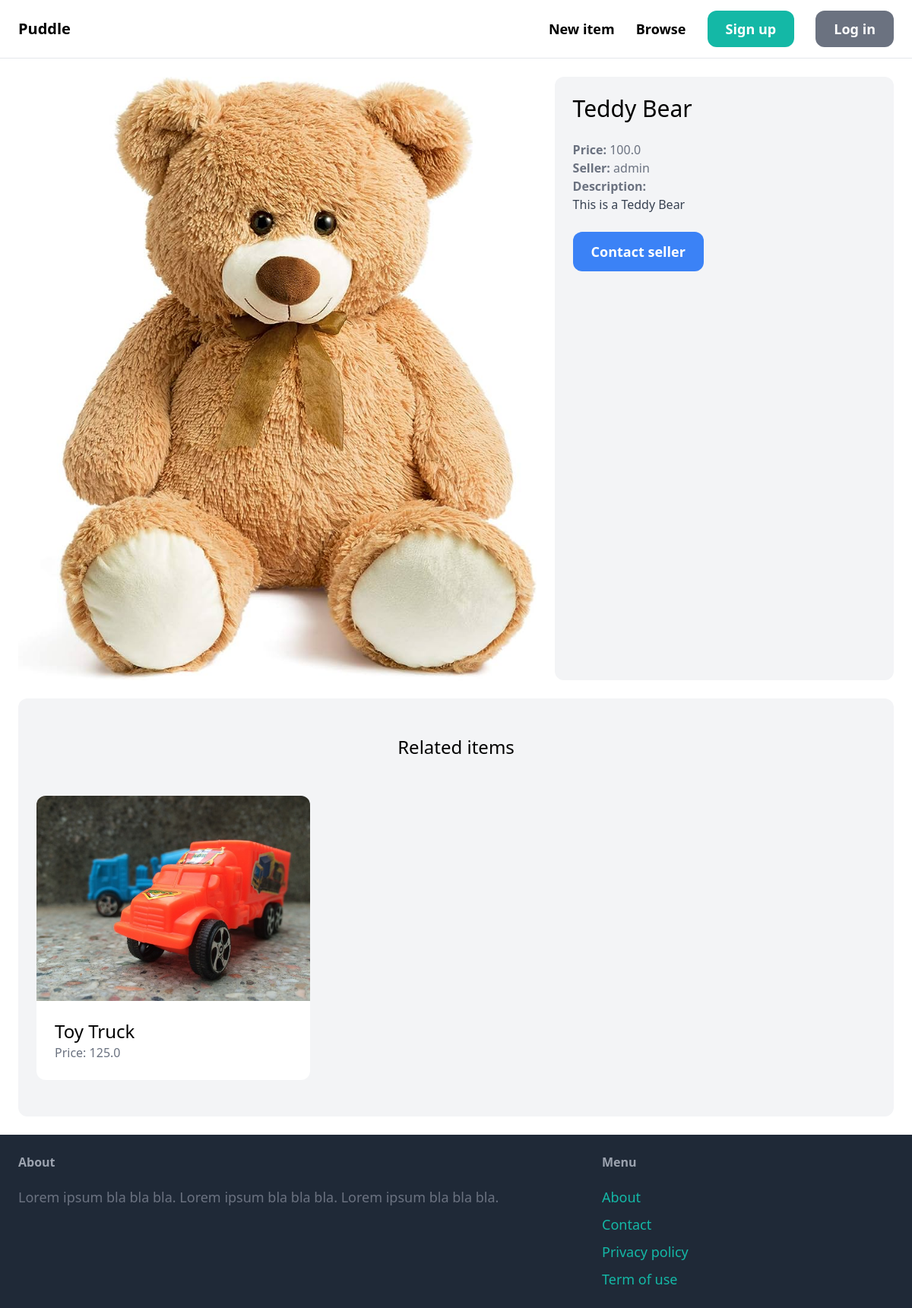
Page /items/1/ on the committed database.
### item/models.py (models this page shows, shortened)
class Item(models.Model):
    category = models.ForeignKey(Category, related_name='items', on_delete=models.CASCADE)
    name = models.CharField(max_length=255)
    description = models.TextField(blank=True, null=True)
    price = models.FloatField()
    image = models.ImageField(upload_to='item_images', blank=True, null=True)
    is_sold = models.BooleanField(default=False)
    created_by = models.ForeignKey(User, related_name='items', on_delete=models.CASCADE)
    created_at = models.DateTimeField(auto_now_add=True)

### item/views.py (the view)
# urls.py: path('<int:pk>/', views.detail, name='detail'),
def detail(request, pk):
    item = get_object_or_404(Item, pk=pk)
    related_items = Item.objects.filter(category=item.category, is_sold=False).exclude(pk=pk)[0:3]
    return render(request, 'item/detail.html', {
        'item': item,
        'related_items': related_items
    })

### item/templates/item/detail.html
{% extends 'core/base.html' %} {% block title %}{{ item.name }} {% endblock %}
{% block content %}
<div class="grid grid-cols-5 gap-6">
  <div class="col-span-3">
    <img src="{{ item.image.url }}" class="rounded-xl" />
  </div>
  <div class="col-span-2 p-6 bg-gray-100 rounded-xl">
    <h1 class="mb-6 text-3xl">{{ item.name }}</h1>
    <p class="text-gray-500"><strong>Price: </strong>{{ item.price }}</p>
    <p class="text-gray-500">
      <strong>Seller: </strong>{{ item.created_by.username }}
    </p>
    {% if item.description %}
    <p class="text-gray-700">
      <strong class="text-gray-500">Description:</strong><br />
      {{ item.description }}
    </p>
    {% endif %} {% if request.user == item.created_by %}
    <div class="mt-6 p-6 bg-white rounded-xl">
      <p>This is your item!</p>
      <a
      href="{% url 'item:edit' item.id %}"
      class="inline-block mt-6 px-6 py-3 text-lg font-semibold bg-blue-500 text-white rounded-xl"
    >
      Edit
    </a>
      <a
        href="{% url 'item:delete' item.id %}"
        class="inline-block mt-6 px-6 py-3 text-lg font-semibold bg-red-500 text-white rounded-xl"
      >
        Delete
      </a>
    </div>
    {% else %}
    <a
      href="{% url 'conversation:new' item.id %}"
      class="inline-block mt-6 px-6 py-3 text-lg font-semibold bg-blue-500 text-white rounded-xl hover:bg-blue-700"
      >Contact seller</a
    >
    {% endif %}
  </div>
</div>
<div class="mt-6 px-6 py-12 bg-gray-100 rounded-xl">
  <h2 class="mb-12 text-2xl text-center">Related items</h2>
  <div class="grid grid-cols-3 gap-3">
    {% for item in related_items %}
    <div>
      <a href="{% url 'item:detail' item.id %}">
        <div>
          <img src="{{ item.image.url }}" class="rounded-t-xl" />
        </div>
        <div class="p-6 bg-white rounded-b-xl">
          <h2 class="text-2xl">{{ item.name }}</h2>
          <p class="text-gray-500">Price: {{ item.price }}</p>
        </div>
      </a>
    </div>
    {% endfor %}
  </div>
</div>
{% endblock %}

### rows in the picture
Item: image (picture), name "Teddy Bear", price "100.0", created_by.username "admin", description "This is a Teddy Bear"
Item: image (picture), name "Toy Truck", price "125.0"
